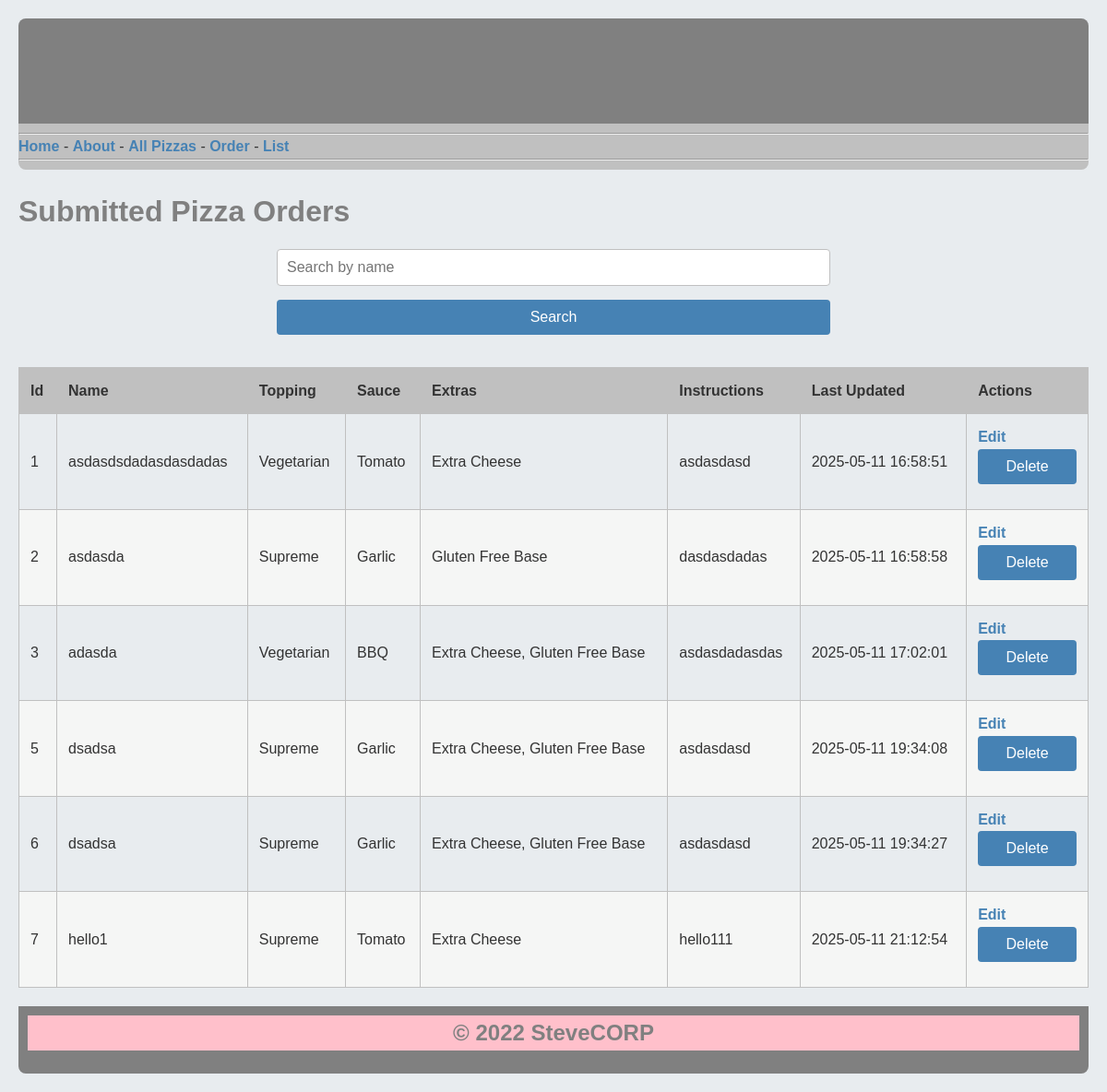
The page /orderList on the database as committed earlier.
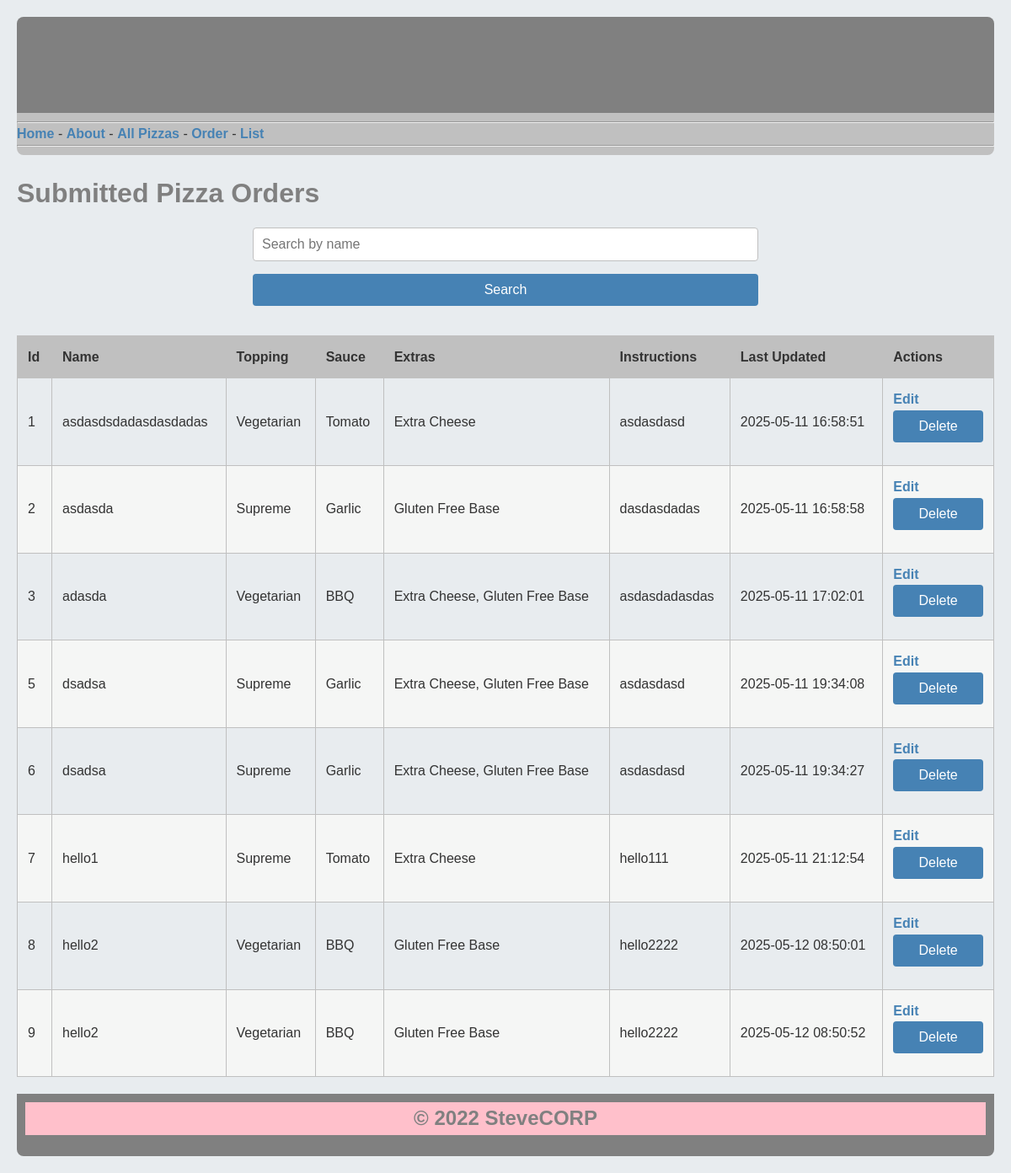
The same page on the database as committed later.
### tables this page shows
CREATE TABLE Orders (id INTEGER PRIMARY KEY AUTOINCREMENT, name TEXT NOT NULL, topping TEXT NOT NULL, sauce TEXT NOT NULL, extras TEXT, instructions TEXT, update_time TEXT NOT NULL);

### main.py (the view)
@app.route('/orderList')
def orderList():
    search_query = request.args.get('search', '')
    db = get_db()
    if search_query:
        cursor = db.execute("SELECT * FROM Orders WHERE name LIKE ? ORDER BY id ASC", ('%' + search_query + '%',))
    else:
        cursor = db.execute("SELECT * FROM Orders ORDER BY id ASC")
    orders = cursor.fetchall()
    db.close()
    return render_template('orders_list.html', orders=orders, search_query=search_query)

### templates/orders_list.html (shortened to what this page needs)
{% extends 'layout.html' %}
{% block content %}
    <head>
    </head>
    <body>
    <h1>Submitted Pizza Orders</h1>
    <form action="{{ url_for('orderList') }}" method="get">
        <input type="text" name="search" value="{{ search_query }}" placeholder="Search by name"><input type="submit"
                                                                                                        value="Search">
    </form>
    <table>
        <thead>
        <tr>
            <th>Id</th>
            <th>Name</th>
            <th>Topping</th>
            <th>Sauce</th>
            <th>Extras</th>
            <th>Instructions</th>
            <th>Last Updated</th>
            <th>Actions</th>
        </tr>
        </thead>
        <tbody>
        {% for order in orders %}
            <tr>
                <td>{{ order.id }}</td>
                <td>{{ order.name }}</td>
                <td>{{ order.topping }}</td>
                <td>{{ order.sauce }}</td>
                <td>{{ order.extras }}</td>
                <td>{{ order.instructions }}</td>
                <td>{{ order.update_time }}</td>
                <td>
                    <a href="{{ url_for('edit_order', id=order.id) }}">Edit</a>
                    <form action="{{ url_for('delete_order', id=order.id) }}" method="post" style="display:inline;">
                        <input type="submit" value="Delete" onclick="return confirm('Are you sure?')">
                    </form>
                </td>
            </tr>
        {% endfor %}
        </tbody>
    </table>
    </body>
{% endblock %}

### templates/layout.html (shortened to what this page needs)
<!doctype html>
<html>
 <head>
    <link rel="stylesheet" href="{{ url_for('static', filename='style.css') }}">
 </head>
 <body>
   {% include 'header.html' %}
   {% include 'nav.html' %}
   {% block content %}{% endblock %}
   {% include 'footer.html' %}
 </body>
</html>

### templates/header.html
<header>
 <h1>Pizza Shop</h1>
</header>

### templates/nav.html
<nav>
    <hr>
    <a href="/">Home</a> - <a href="/about">About</a> - <a href="/all_pizzas">All Pizzas</a>
    - <a href="/order">Order</a> - <a href="/orderList">List</a>
    <hr>
</nav>

### templates/footer.html
<footer>
 <h2 style="background-color:pink;text-align:center;">&copy; 2022 SteveCORP</h2>
</footer>

### static/style.css (style rules this page uses)
* { margin: 0; padding: 0; box-sizing: border-box; }
body { font-family: 'Arial', sans-serif; line-height: 1.6; color: #333333; background-color: #E8ECEF; margin: 0 auto; max-width: 1200px; padding: 20px; }
header { background-color: #808080; color: #FFFFFF; padding: 20px; text-align: center; border-radius: 8px 8px 0 0; }
header h1 { font-size: 2.5em; margin-bottom: 10px; }
nav { background-color: #C0C0C0; padding: 10px 0; margin-bottom: 20px; border-radius: 0 0 8px 8px; }
h1, h2 { color: #808080; margin-bottom: 15px; }
h1 { font-size: 2em; }
h2 { font-size: 1.5em; }
form { max-width: 600px; margin: 0 auto; }
input[type="text"], input[type="submit"], select, textarea { width: 100%; padding: 10px; margin-bottom: 15px; border: 1px solid #C0C0C0; border-radius: 4px; font-size: 1em; }
input[type="submit"] { background-color: #4682B4; color: #FFFFFF; border: none; cursor: pointer; transition: background-color 0.3s ease; }
table { width: 100%; border-collapse: collapse; margin: 20px 0; }
th, td { border: 1px solid #C0C0C0; padding: 12px; text-align: left; }
th { background-color: #C0C0C0; color: #333333; font-weight: bold; }
tr:nth-child(even) { background-color: #F5F6F5; }
a { color: #4682B4; text-decoration: none; font-weight: bold; }
footer { background-color: #808080; color: #FFFFFF; text-align: center; padding: 10px; border-radius: 0 0 8px 8px; margin-top: 20px; }

Rows that differ between the two databases and show on the page:
added Orders: id "8", name "hello2", topping "Vegetarian", sauce "BBQ", extras "Gluten Free Base", instructions "hello2222", update_time "2025-05-12 08:50:01"
added Orders: id "9", name "hello2", topping "Vegetarian", sauce "BBQ", extras "Gluten Free Base", instructions "hello2222", update_time "2025-05-12 08:50:52"
